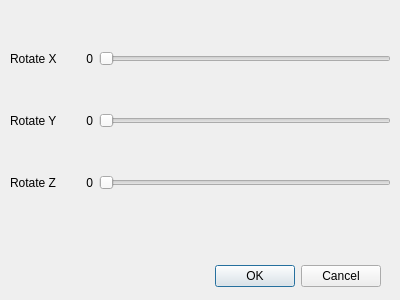
<?xml version="1.0" encoding="UTF-8"?>
<ui version="4.0">
 <class>objectForm</class>
 <widget class="QDialog" name="objectForm">
  <property name="geometry">
   <rect>
    <x>0</x>
    <y>0</y>
    <width>400</width>
    <height>300</height>
   </rect>
  </property>
  <property name="windowTitle">
   <string>objectForm</string>
  </property>
  <widget class="QDialogButtonBox" name="buttonBox">
   <property name="geometry">
    <rect>
     <x>40</x>
     <y>260</y>
     <width>341</width>
     <height>32</height>
    </rect>
   </property>
   <property name="orientation">
    <enum>Qt::Horizontal</enum>
   </property>
   <property name="standardButtons">
    <set>QDialogButtonBox::Cancel|QDialogButtonBox::Ok</set>
   </property>
  </widget>
  <widget class="QWidget" name="gridLayoutWidget">
   <property name="geometry">
    <rect>
     <x>10</x>
     <y>10</y>
     <width>381</width>
     <height>221</height>
    </rect>
   </property>
   <layout class="QGridLayout" name="gridLayout">
    <item row="2" column="0">
     <widget class="QLabel" name="label_3">
      <property name="text">
       <string>Rotate Z</string>
      </property>
     </widget>
    </item>
    <item row="1" column="2">
     <widget class="QSlider" name="y_slider">
      <property name="maximum">
       <number>360</number>
      </property>
      <property name="pageStep">
       <number>36</number>
      </property>
      <property name="orientation">
       <enum>Qt::Horizontal</enum>
      </property>
     </widget>
    </item>
    <item row="2" column="2">
     <widget class="QSlider" name="z_slider">
      <property name="maximum">
       <number>360</number>
      </property>
      <property name="pageStep">
       <number>36</number>
      </property>
      <property name="orientation">
       <enum>Qt::Horizontal</enum>
      </property>
     </widget>
    </item>
    <item row="0" column="2">
     <widget class="QSlider" name="x_slider">
      <property name="maximum">
       <number>360</number>
      </property>
      <property name="pageStep">
       <number>36</number>
      </property>
      <property name="orientation">
       <enum>Qt::Horizontal</enum>
      </property>
     </widget>
    </item>
    <item row="1" column="0">
     <widget class="QLabel" name="label_2">
      <property name="text">
       <string>Rotate Y</string>
      </property>
     </widget>
    </item>
    <item row="0" column="0">
     <widget class="QLabel" name="label">
      <property name="text">
       <string>Rotate X</string>
      </property>
     </widget>
    </item>
    <item row="0" column="1">
     <widget class="QLabel" name="x_value">
      <property name="minimumSize">
       <size>
        <width>30</width>
        <height>0</height>
       </size>
      </property>
      <property name="text">
       <string>0</string>
      </property>
      <property name="alignment">
       <set>Qt::AlignRight|Qt::AlignTrailing|Qt::AlignVCenter</set>
      </property>
     </widget>
    </item>
    <item row="1" column="1">
     <widget class="QLabel" name="y_value">
      <property name="minimumSize">
       <size>
        <width>30</width>
        <height>0</height>
       </size>
      </property>
      <property name="text">
       <string>0</string>
      </property>
      <property name="alignment">
       <set>Qt::AlignRight|Qt::AlignTrailing|Qt::AlignVCenter</set>
      </property>
     </widget>
    </item>
    <item row="2" column="1">
     <widget class="QLabel" name="z_value">
      <property name="minimumSize">
       <size>
        <width>30</width>
        <height>0</height>
       </size>
      </property>
      <property name="text">
       <string>0</string>
      </property>
      <property name="alignment">
       <set>Qt::AlignRight|Qt::AlignTrailing|Qt::AlignVCenter</set>
      </property>
     </widget>
    </item>
   </layout>
  </widget>
 </widget>
 <resources/>
 <connections>
  <connection>
   <sender>buttonBox</sender>
   <signal>accepted()</signal>
   <receiver>objectForm</receiver>
   <slot>accept()</slot>
   <hints>
    <hint type="sourcelabel">
     <x>248</x>
     <y>254</y>
    </hint>
    <hint type="destinationlabel">
     <x>157</x>
     <y>274</y>
    </hint>
   </hints>
  </connection>
  <connection>
   <sender>buttonBox</sender>
   <signal>rejected()</signal>
   <receiver>objectForm</receiver>
   <slot>reject()</slot>
   <hints>
    <hint type="sourcelabel">
     <x>316</x>
     <y>260</y>
    </hint>
    <hint type="destinationlabel">
     <x>286</x>
     <y>274</y>
    </hint>
   </hints>
  </connection>
 </connections>
</ui>
